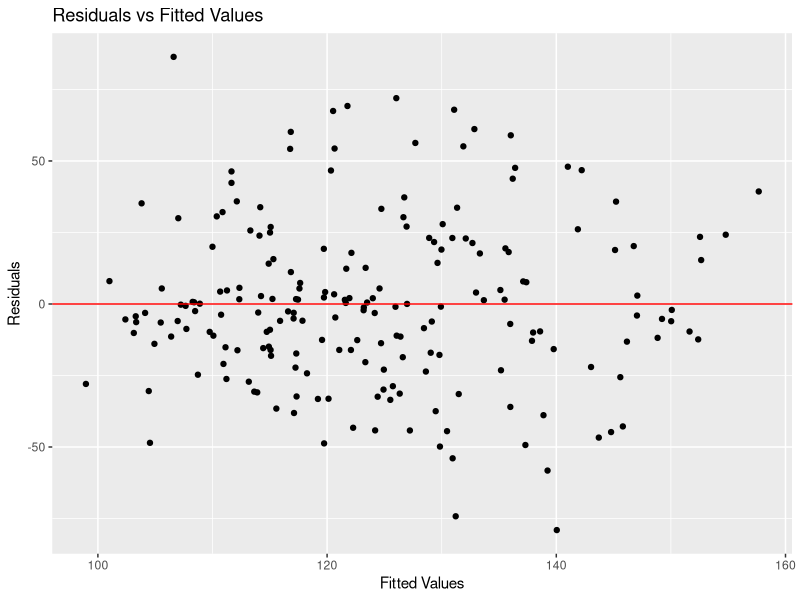

Write R code to recreate this figure.
# Load necessary libraries
library(MASS)             # Load MASS for dataset
library(lattice)
library(ggplot2)          # Load ggplot2 for visualization
library(caret)            # Load caret for model evaluation


# Load the Pima Indians Diabetes Dataset
data("Pima.tr")          # Use the training set from MASS

# Check the dataset structure
trainData <- Pima.tr
str(trainData)
names(trainData)

# Perform Linear Regression Model
# Here we use 'glu' as the dependent variable
linear_model <- lm(glu ~ npreg + bp + skin + bmi + ped + age, data = trainData)

# Display model summary to interpret results
summary(linear_model)

# Calculate fitted values and residuals
fitted_values <- linear_model$fitted.values
residuals <- linear_model$residuals

# Create a data frame for ggplot
residuals_data <- data.frame(Fitted = fitted_values, Residuals = residuals)

# Plotting the residuals to check assumptions
ggplot(data = residuals_data, aes(x = Fitted, y = Residuals)) +
  geom_point() +
  geom_hline(yintercept = 0, color = "red") +
  labs(title = "Residuals vs Fitted Values", x = "Fitted Values", y = "Residuals")

# Evaluate model performance
predictions <- predict(linear_model, newdata = trainData)
model_performance <- postResample(predictions, trainData$glu)

# Print model performance metrics
print(model_performance)
